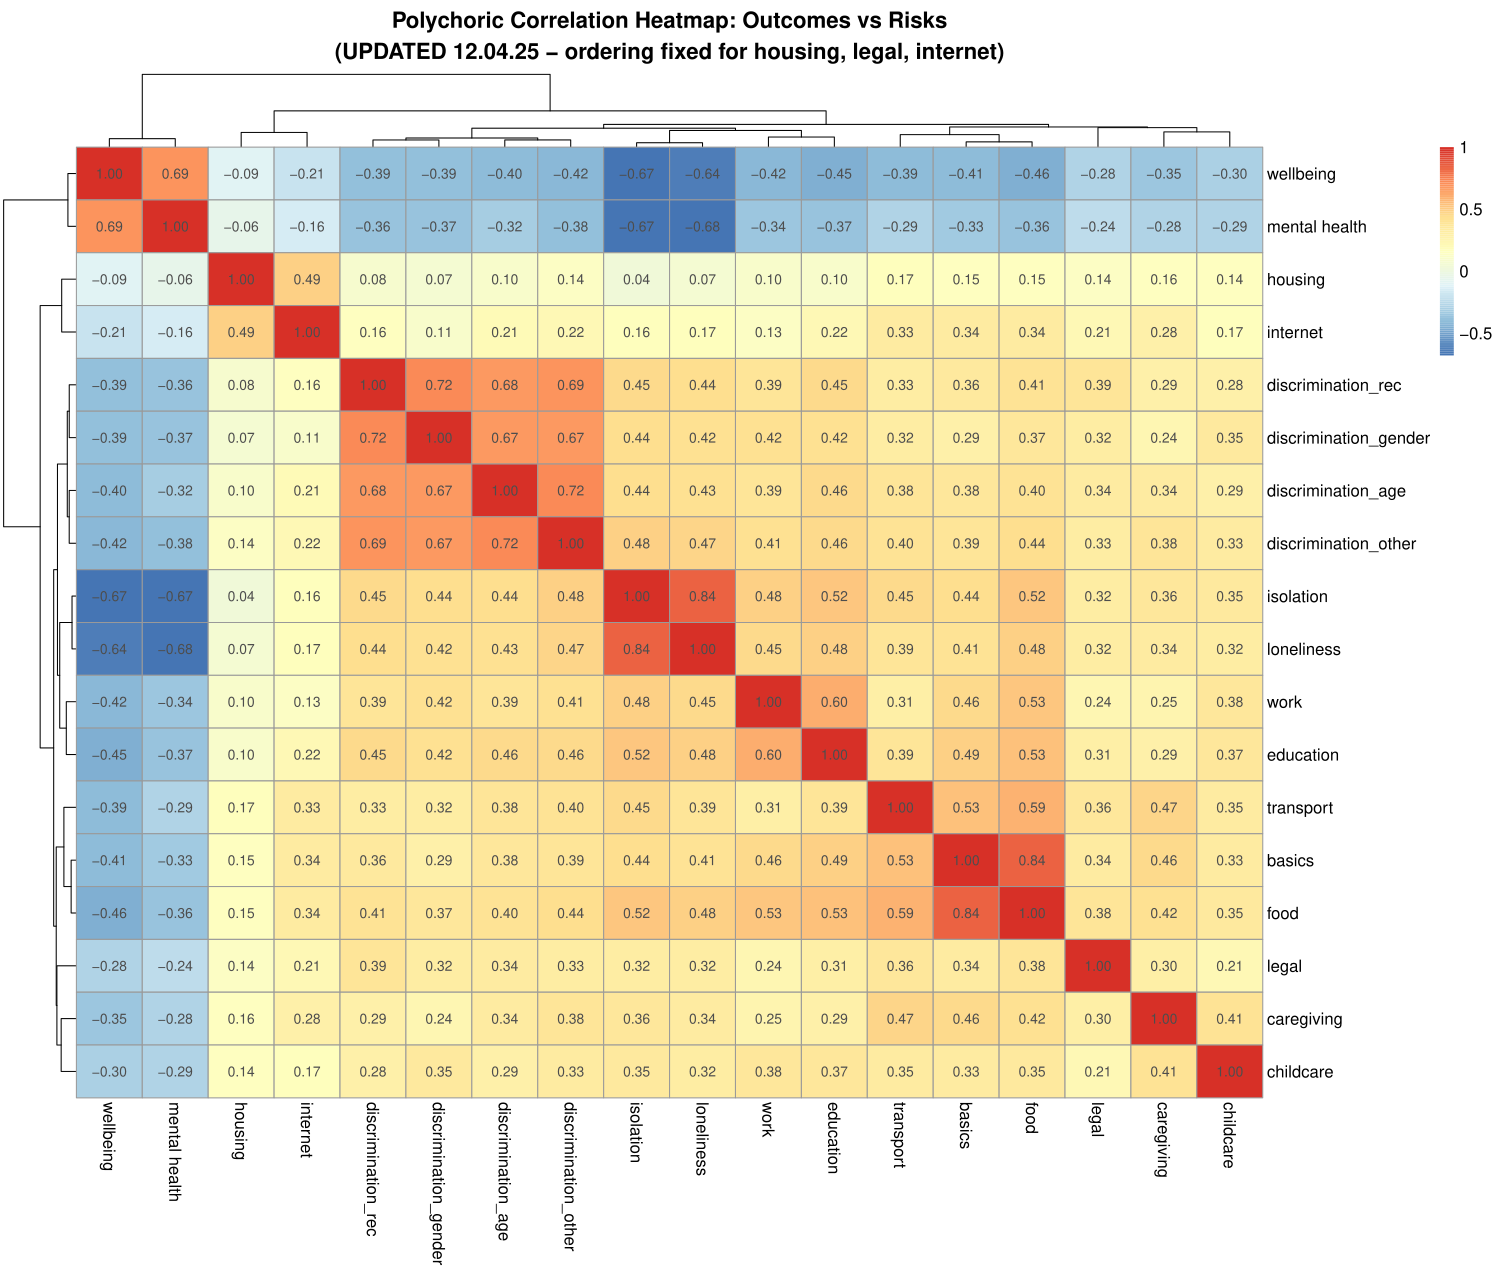

Source code (R):
rm(list=ls())
source("2025_11_17_cleanData.R") 
#
pacman::p_load(here, VGAM, lavaan, 
               pheatmap, qgraph, patchwork, ggpubr, stringr)

dat_fin <- dat_fin |> 
  rowwise() |> 
  mutate(wellbeing_outcome = sum(10*(as.numeric(WBS_FullySat_T1) - 1),
                                 10*(as.numeric(WBS_Involved_T1) - 1), 
                                 10*(as.numeric(WBS_Function_T1) - 1), na.rm = TRUE )/3) |> 
  ungroup() |> 
  mutate(mentalHealth_outcome = RateMentalHealth_T1)

dat_fin <- dat_fin |> select(-contains("WBS")) ## dropping uncoded wellbeing outcomes
dat_fin <- dat_fin |> select(-contains("Rate")) ## dropping uncoded mental health outcomes

dat_fin$wellbeing_outcome <- cut(dat_fin$wellbeing_outcome, 
                                 breaks = c(0, 25, 50, 75, 100), 
                                 labels = c("Q1 (worst)", "Q2", "Q3", "Q4 (best)"))


needs <- colnames(dat_fin)[grepl("help", colnames(dat_fin), ignore.case = TRUE)]
needs_names <- c("basics", "caregiving", "childcare", "work", "food", "housing", 
                 "transport", "internet", "isolation", "loneliness", "discrimination", 
                 "legal", "education")

risks <- colnames(dat_fin)[grepl("_T1", colnames(dat_fin), ignore.case = TRUE)]
risks <- risks[!(risks %in% needs)]
risks_names <- c("basics", "caregiving", "childcare", "work", "food", "housing", 
                 "transport", "internet", "isolation", "loneliness", 
                 "discrimination_rec", "discrimination_gender", "discrimination_age",
                 "discrimination_other", "legal", "education")
outcomes <- colnames(dat_fin)[grepl("outcome", colnames(dat_fin), ignore.case = TRUE)]
outcomes_names <- c("wellbeing", "mental health")



#### outcomes with risks ####
outcomes_risks <- dat_fin |> 
  select(all_of(c(risks, outcomes))) |> 
  drop_na()

outcomes_risks$HaveHousing_T1 <- 5 - as.numeric(outcomes_risks$HaveHousing_T1)
outcomes_risks$AccessInternet_T1 <- 5 - as.numeric(outcomes_risks$AccessInternet_T1)
outcomes_risks$LegalNeed_T1 <- factor(3 - as.numeric(outcomes_risks$LegalNeed_T1), levels = c("1", "2"))

outcomes_risks <- outcomes_risks |> 
  mutate(across(all_of(risks[-8]), 
                ~case_match(as.character(.x), c("1", "8") ~ "1", .default = as.character(.x)))) |> 
  mutate(across(all_of(risks),~factor(.x, levels = c("1", "2", "3", "4"))))


outcomes_risks$mentalHealth_outcome <- factor(outcomes_risks$mentalHealth_outcome, 
                                              levels = c(0, 1, 2, 3, 4))
colnames(outcomes_risks) <- c(risks_names, outcomes_names)

cor_matrix <- lavaan::lavCor(outcomes_risks, ordered = colnames(outcomes_risks))

cor_map_risks <- pheatmap(
  cor_matrix,
  main = ("Polychoric Correlation Heatmap: Outcomes vs Risks\n(UPDATED 12.04.25 - ordering fixed for housing, legal, internet)"), 
  fontsize = 12,
  display_numbers = TRUE,  # Show the correlation coefficient in each cell
  cluster_rows = TRUE,   # Cluster rows to group similar variables
  cluster_cols = TRUE,#,   # Cluster columns
  #color = colorRampPalette(c("#67001F", "white", "#053061"))(50) # Red-White-Blue palette
)

factor <- 1.5
ggsave("C:/Users/VHAPTHPURKAS/OneDrive - University of Pittsburgh/CHERP/2024_shep_hausmann/2025_12_04_ordCD/2025_12_04_corPlot_risks.pdf", 
       cor_map_risks, 
       height = factor*8.5,
       width = factor*10, 
       units = "in", 
       device = "pdf")


cor_mat <- matrix(as.numeric(cor_matrix), ncol = ncol(cor_matrix), nrow =  ncol(cor_matrix))
colnames(cor_mat) <- rownames(cor_mat) <- colnames(outcomes_risks)

undir_graph_all_risks <- qgraph(
  cor_mat,
  graph = "cor",            # Use correlation-specific settings
  layout = "spring",        # Use a force-directed layout
  labels = colnames(outcomes_risks), # Use variable names as labels
  theme = "colorblind",
  #minimum = quantile(cor_mat, 2/3),            # Hide weak correlations (edges) < |0.1|
  details = TRUE,           # Show the legend
  title = "Correlation Network (no trimming)", 
  label.scale = FALSE
)

undir_graph_trim_risks <- qgraph(
  cor_mat,
  graph = "cor",            # Use correlation-specific settings
  layout = "spring",        # Use a force-directed layout
  labels = colnames(outcomes_risks), # Use variable names as labels
  theme = "colorblind",
  minimum = quantile(cor_mat, 0.5),            # Hide weak correlations (edges) < |0.1|
  details = TRUE,           # Show the legend
  title = "Correlation Network (trimming 1/2 of edges)", 
  label.scale = FALSE
)
